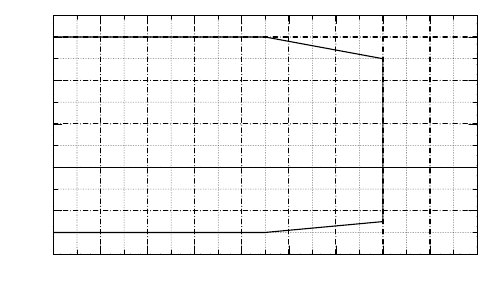

The gnuplot source for this figure:
# gnuplot script file
# 
# G vs Weight chart for Limitations Section - 1800 lb gross
#
## for direct inclusion in latex using epslatex terminal

load 'common_commands.gp'
set output '../graphs/g-chart1800.eps'

#set size 1,1.25

#set label "Normal Weight/CG Envelope" at 82.76,1850 center front
#set label "Restricted Aerobatic" at 82,1700 center front
#set label "Weight/CG Envelope" at 82,1650 center front

#set label "Aerobatic Weight/CG Envelope" at 82,1450 center front

#set arrow from

set xlabel "Weight (lb)"
#set format x "%'.0f"
set ylabel "Load Factor Limit (g)"

set xrange [1100:2000]
set yrange [-4:7]

# unset autoscale x

#set xtics 78,1,88
set mxtics 2     # set minor tics on X-axis, with 5 divisions per major tic
set mytics 2     # set minor tics on Y-axis, with 2 divisions per major tic

#unset grid

#set nokey	# turn off label in top right hand corner

plot 'data/g-chart1800.txt' with lines lt -1 lw 2

